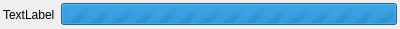
<?xml version="1.0" encoding="UTF-8"?>
<ui version="4.0">
 <class>TaskNotifierWidget</class>
 <widget class="QWidget" name="TaskNotifierWidget">
  <property name="geometry">
   <rect>
    <x>0</x>
    <y>0</y>
    <width>400</width>
    <height>29</height>
   </rect>
  </property>
  <property name="windowTitle">
   <string>Form</string>
  </property>
  <layout class="QHBoxLayout" name="horizontalLayout">
   <property name="leftMargin">
    <number>3</number>
   </property>
   <property name="topMargin">
    <number>3</number>
   </property>
   <property name="rightMargin">
    <number>3</number>
   </property>
   <property name="bottomMargin">
    <number>3</number>
   </property>
   <item>
    <widget class="QLabel" name="label">
     <property name="text">
      <string>TextLabel</string>
     </property>
    </widget>
   </item>
   <item>
    <widget class="QProgressBar" name="progressBar">
     <property name="maximum">
      <number>0</number>
     </property>
     <property name="value">
      <number>-1</number>
     </property>
    </widget>
   </item>
  </layout>
 </widget>
 <resources/>
 <connections/>
</ui>
